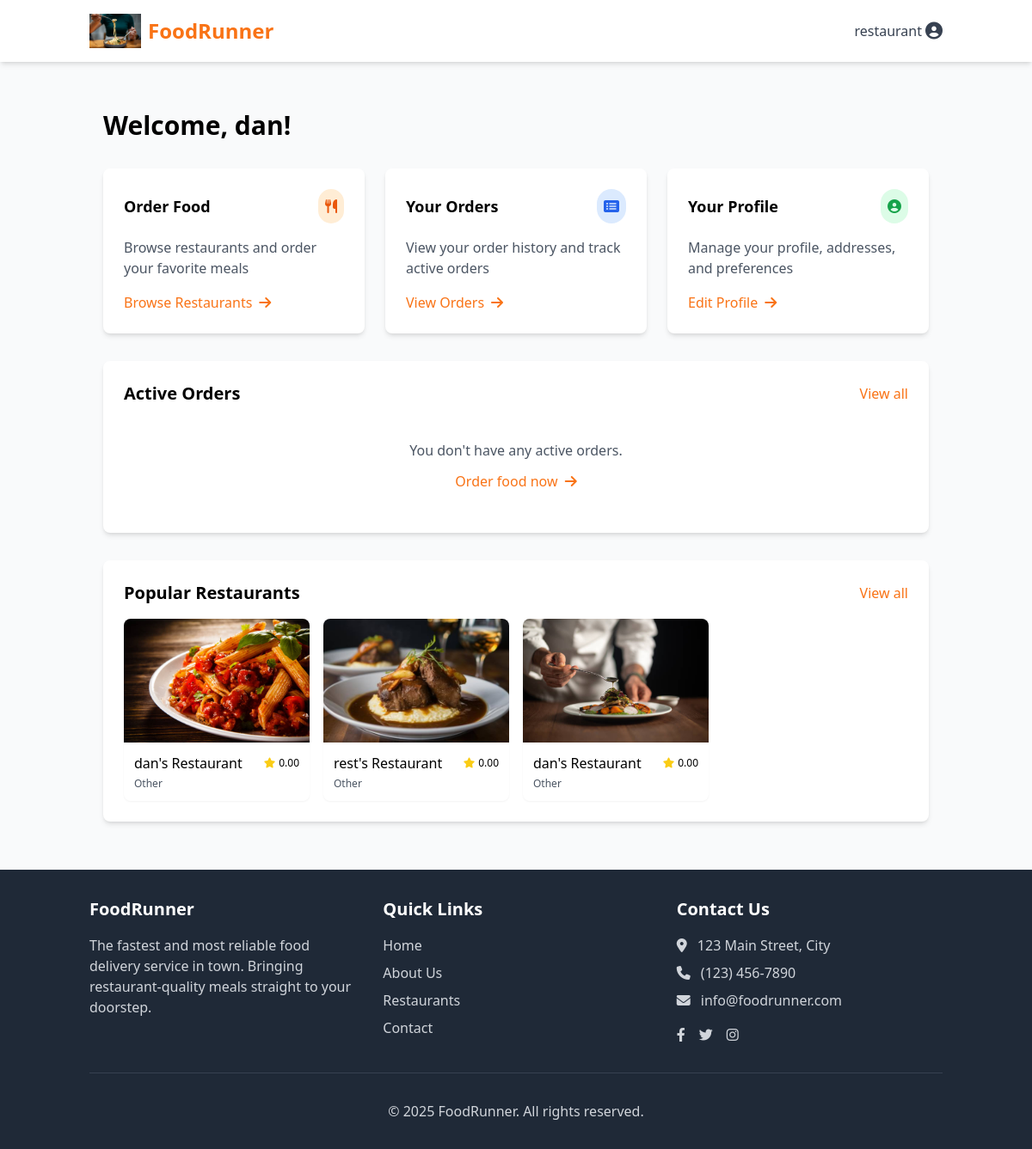
The page /customer/dashboard/ (signed in) on the database its author committed.
### core/models.py (models this page shows, shortened)
class User(AbstractUser):
    USER_TYPE_CHOICES = (
        ('customer', 'Customer'),
        ('restaurant', 'Restaurant Manager'),
        ('delivery', 'Delivery Person'),
        ('admin', 'Administrator'),
    )
    user_type = models.CharField(
        max_length=20,
        choices=USER_TYPE_CHOICES,
        default='customer'
    )
    phone_number = models.CharField(max_length=15, blank=True)
    profile_picture = models.ImageField(upload_to='profile_pics/', blank=True, null=True)

### restaurants/models.py (models this page shows, shortened)
class Restaurant(models.Model):
    manager = models.OneToOneField(settings.AUTH_USER_MODEL, on_delete=models.CASCADE)
    name = models.CharField(max_length=100)
    description = models.TextField()
    logo = models.ImageField(upload_to='restaurant_logos/')
    banner_image = models.ImageField(upload_to='restaurant_banners/', blank=True, null=True)
    address = models.OneToOneField(Address, on_delete=models.CASCADE)
    cuisine_type = models.CharField(max_length=50)
    phone = models.CharField(max_length=15)
    email = models.EmailField()
    website = models.URLField(blank=True, null=True)
    is_active = models.BooleanField(default=True)
    average_rating = models.DecimalField(max_digits=3, decimal_places=2, default=0.0)
    delivery_fee = models.DecimalField(max_digits=5, decimal_places=2, default=0.0)
    min_order_amount = models.DecimalField(max_digits=6, decimal_places=2, default=0.0)
    preparation_time = models.PositiveIntegerField(default=30, help_text='Average preparation time in minutes')
    opening_time = models.TimeField()
    closing_time = models.TimeField()
    created_at = models.DateTimeField(auto_now_add=True)
    updated_at = models.DateTimeField(auto_now=True)

### customers/views.py (the view)
# urls.py: path('dashboard/', views.dashboard, name='dashboard'),
@login_required
def dashboard(request):
    active_orders = Order.objects.filter(
        customer=request.user,
        status__in=['pending', 'confirmed', 'preparing', 'ready_for_pickup', 'out_for_delivery']
    ).order_by('-created_at')[:5]
    recent_orders = Order.objects.filter(
        customer=request.user,
        status='delivered'
    ).order_by('-created_at')[:5]
    favorite_restaurants = Restaurant.objects.filter(
        orders__customer=request.user
    ).distinct().order_by('-average_rating')[:4]
    if not favorite_restaurants.exists():
        favorite_restaurants = Restaurant.objects.filter(
            is_active=True
        ).order_by('-average_rating')[:4]
    context = {
        'active_orders': active_orders,
        'recent_orders': recent_orders,
        'favorite_restaurants': favorite_restaurants,
    }
    return render(request, 'customers/dashboard.html', context)

### customers/templates/customers/dashboard.html (shortened to what this page needs)
{% extends 'base.html' %}
{% load static %}
{% block content %}
<div class="container mx-auto px-4 py-8">
    <h1 class="text-3xl font-bold mb-8">Welcome, {{ request.user.first_name }}!</h1>
    <div class="grid grid-cols-1 md:grid-cols-3 gap-6 mb-8">
        <a href="{% url 'customers:restaurants' %}" class="bg-white rounded-lg shadow-md p-6 hover:shadow-lg transition duration-300">
            <div class="flex items-center justify-between mb-4">
                <h3 class="text-lg font-semibold">Order Food</h3>
                <div class="bg-orange-100 text-orange-600 p-2 rounded-full">
                    <i class="fas fa-utensils"></i>
                </div>
            </div>
            <p class="text-gray-600 mb-4">Browse restaurants and order your favorite meals</p>
            <span class="text-orange-500 flex items-center">
                Browse Restaurants <i class="fas fa-arrow-right ml-2"></i>
            </span>
        </a>
        <a href="{% url 'customers:orders' %}" class="bg-white rounded-lg shadow-md p-6 hover:shadow-lg transition duration-300">
            <div class="flex items-center justify-between mb-4">
                <h3 class="text-lg font-semibold">Your Orders</h3>
                <div class="bg-blue-100 text-blue-600 p-2 rounded-full">
                    <i class="fas fa-list-alt"></i>
                </div>
            </div>
            <p class="text-gray-600 mb-4">View your order history and track active orders</p>
            <span class="text-orange-500 flex items-center">
                View Orders <i class="fas fa-arrow-right ml-2"></i>
            </span>
        </a>
        <a href="{% url 'profile' %}" class="bg-white rounded-lg shadow-md p-6 hover:shadow-lg transition duration-300">
            <div class="flex items-center justify-between mb-4">
                <h3 class="text-lg font-semibold">Your Profile</h3>
                <div class="bg-green-100 text-green-600 p-2 rounded-full">
                    <i class="fas fa-user-circle"></i>
                </div>
            </div>
            <p class="text-gray-600 mb-4">Manage your profile, addresses, and preferences</p>
            <span class="text-orange-500 flex items-center">
                Edit Profile <i class="fas fa-arrow-right ml-2"></i>
            </span>
        </a>
    </div>
    <div class="bg-white rounded-lg shadow-md p-6 mb-8">
        <div class="flex justify-between items-center mb-4">
            <h2 class="text-xl font-semibold">Active Orders</h2>
            <a href="{% url 'customers:orders' %}" class="text-orange-500 hover:underline">View all</a>
        </div>
        {% if active_orders %}
            <div class="space-y-4">
                {% for order in active_orders %}
                    <div class="border rounded-lg overflow-hidden">
                        <div class="bg-gray-50 p-4 border-b">
                            <div class="flex justify-between items-start">
                                <div>
                                    <h3 class="font-semibold">Order #{{ order.id }}</h3>
                                    <p class="text-sm text-gray-600">{{ order.restaurant.name }}</p>
                                </div>
                                <span class="px-2 py-1 rounded-full text-xs
                                    {% if order.status == 'pending' %}bg-yellow-100 text-yellow-800
                                    {% elif order.status == 'confirmed' %}bg-blue-100 text-blue-800
                                    {% elif order.status == 'preparing' %}bg-purple-100 text-purple-800
                                    {% elif order.status == 'ready_for_pickup' %}bg-indigo-100 text-indigo-800
                                    {% elif order.status == 'out_for_delivery' %}bg-orange-100 text-orange-800
                                    {% endif %}">
                                    {{ order.get_status_display }}
                                </span>
                            </div>
                        </div>
                        <div class="p-4">
                            <div class="flex justify-between items-center mb-3">
                                <div class="text-sm text-gray-600">
                                    <i class="fas fa-calendar-alt mr-1"></i> {{ order.created_at|date:"F j, Y" }}
                                </div>
                                <div class="font-medium">${{ order.order_total }}</div>
                            </div>
                            <div class="mb-4">
                                <h4 class="text-sm font-medium text-gray-500 mb-1">Items</h4>
                                <ul class="list-disc list-inside text-gray-700">
                                    {% for item in order.items.all|slice:":3" %}
                                        <li>{{ item.quantity }}x {{ item.menu_item.name }}</li>
                                    {% endfor %}
                                    {% if order.items.count > 3 %}
                                        <li class="text-gray-500">+ {{ order.items.count|add:"-3" }} more items</li>
                                    {% endif %}
                                </ul>
                            </div>
                            <a href="{% url 'customers:order_detail' order.id %}" class="block w-full py-2 bg-orange-500 text-white text-center rounded hover:bg-orange-600 transition duration-200">
                                Track Order
                            </a>
                        </div>
                    </div>
                {% endfor %}
            </div>
        {% else %}
            <div class="text-center py-6">
                <p class="text-gray-600">You don't have any active orders.</p>
                <a href="{% url 'customers:restaurants' %}" class="inline-block mt-3 text-orange-500 hover:underline">
                    Order food now <i class="fas fa-arrow-right ml-1"></i>
                </a>
            </div>
        {% endif %}
    </div>
    <div class="bg-white rounded-lg shadow-md p-6">
        <div class="flex justify-between items-center mb-4">
            <h2 class="text-xl font-semibold">Popular Restaurants</h2>
            <a href="{% url 'customers:restaurants' %}" class="text-orange-500 hover:underline">View all</a>
        </div>
        {% if favorite_restaurants %}
            <div class="grid grid-cols-1 sm:grid-cols-2 lg:grid-cols-4 gap-4">
                {% for restaurant in favorite_restaurants %}
                    <a href="{% url 'customers:restaurant_detail' restaurant.id %}" class="block rounded-lg overflow-hidden shadow-sm hover:shadow-md transition duration-200">
                        <div class="h-36 overflow-hidden">
                            {% if restaurant.banner_image %}
                                <img src="{{ restaurant.banner_image.url }}" alt="{{ restaurant.name }}" class="w-full h-full object-cover">
                            {% else %}
                                <div class="w-full h-full bg-gray-200 flex items-center justify-center">
                                    <i class="fas fa-utensils text-gray-400 text-3xl"></i>
                                </div>
                            {% endif %}
                        </div>
                        <div class="p-3">
                            <div class="flex items-center justify-between mb-1">
                                <h3 class="font-medium">{{ restaurant.name }}</h3>
                                <div class="flex items-center">
                                    <i class="fas fa-star text-yellow-400 text-xs mr-1"></i>
                                    <span class="text-xs">{{ restaurant.average_rating }}</span>
                                </div>
                            </div>
                            <p class="text-xs text-gray-600">{{ restaurant.cuisine_type }}</p>
                        </div>
                    </a>
                {% endfor %}
            </div>
        {% endif %}
    </div>
</div>
{% endblock %}

### core/templates/base.html (shortened to what this page needs)
<!DOCTYPE html>
<html lang="en">
<head>
    {% load static %}
    <script src="https://cdn.tailwindcss.com"></script>
    <link rel="stylesheet" href="https://cdnjs.cloudflare.com/ajax/libs/font-awesome/6.4.0/css/all.min.css">
</head>
<body class="bg-gray-50 min-h-screen flex flex-col">
    <header class="bg-white shadow-md">
        <nav class="container mx-auto px-4 py-4 flex justify-between items-center">
            <a href="{% url 'landing' %}" class="flex items-center">
                <img src="{% static 'images/logo.png' %}" alt="FoodRunner Logo" class="h-10 w-auto mr-2">
                <span class="text-2xl font-bold text-orange-500">FoodRunner</span>
            </a>
            <div class="flex items-center space-x-4">
                {% if user.is_authenticated %}
                    <div class="relative group">
                        <button class="flex items-center text-gray-700 hover:text-orange-500">
                            <span class="mr-1">{{ user.username }}</span>
                            <i class="fas fa-user-circle text-xl"></i>
                        </button>
                    </div>
                {% else %}
                    <a href="{% url 'login' %}" class="text-gray-700 hover:text-orange-500 font-semibold">Login</a>
                    <a href="{% url 'register' %}" class="bg-orange-500 text-white px-4 py-2 rounded-md hover:bg-orange-600 font-semibold">Sign Up</a>
                {% endif %}
            </div>
        </nav>
    </header>
    <main class="flex-grow container mx-auto px-4 py-6">
        {% block content %}{% endblock %}
    </main>
    <footer class="bg-gray-800 text-white py-8">
        <div class="container mx-auto px-4">
            <div class="grid grid-cols-1 md:grid-cols-3 gap-8">
                <div>
                    <h3 class="text-xl font-semibold mb-4">FoodRunner</h3>
                    <p class="text-gray-300">
                        The fastest and most reliable food delivery service in town. Bringing restaurant-quality meals straight to your doorstep.
                    </p>
                </div>
                <div>
                    <h3 class="text-xl font-semibold mb-4">Quick Links</h3>
                    <ul class="space-y-2">
                        <li><a href="{% url 'landing' %}" class="text-gray-300 hover:text-orange-400">Home</a></li>
                        <li><a href="#" class="text-gray-300 hover:text-orange-400">About Us</a></li>
                        <li><a href="#" class="text-gray-300 hover:text-orange-400">Restaurants</a></li>
                        <li><a href="#" class="text-gray-300 hover:text-orange-400">Contact</a></li>
                    </ul>
                </div>
                <div>
                    <h3 class="text-xl font-semibold mb-4">Contact Us</h3>
                    <p class="text-gray-300 mb-2">
                        <i class="fas fa-map-marker-alt mr-2"></i> 123 Main Street, City
                    </p>
                    <p class="text-gray-300 mb-2">
                        <i class="fas fa-phone mr-2"></i> (123) 456-7890
                    </p>
                    <p class="text-gray-300 mb-2">
                        <i class="fas fa-envelope mr-2"></i> info@foodrunner.com
                    </p>
                    <div class="flex space-x-4 mt-4">
                        <a href="#" class="text-gray-300 hover:text-orange-400"><i class="fab fa-facebook-f"></i></a>
                        <a href="#" class="text-gray-300 hover:text-orange-400"><i class="fab fa-twitter"></i></a>
                        <a href="#" class="text-gray-300 hover:text-orange-400"><i class="fab fa-instagram"></i></a>
                    </div>
                </div>
            </div>
            <div class="border-t border-gray-700 mt-8 pt-8 text-center text-gray-300">
                <p>&copy; 2025 FoodRunner. All rights reserved.</p>
            </div>
        </div>
    </footer>
</body>
</html>

### rows shown on the page
User: username "restaurant", user.first_name "dan"
Restaurant: banner_image (picture), name "dan's Restaurant", average_rating "0.00", cuisine_type "Other"
Restaurant: banner_image (picture), name "rest's Restaurant", average_rating "0.00", cuisine_type "Other"
Restaurant: banner_image (picture), name "dan's Restaurant", average_rating "0.00", cuisine_type "Other"
